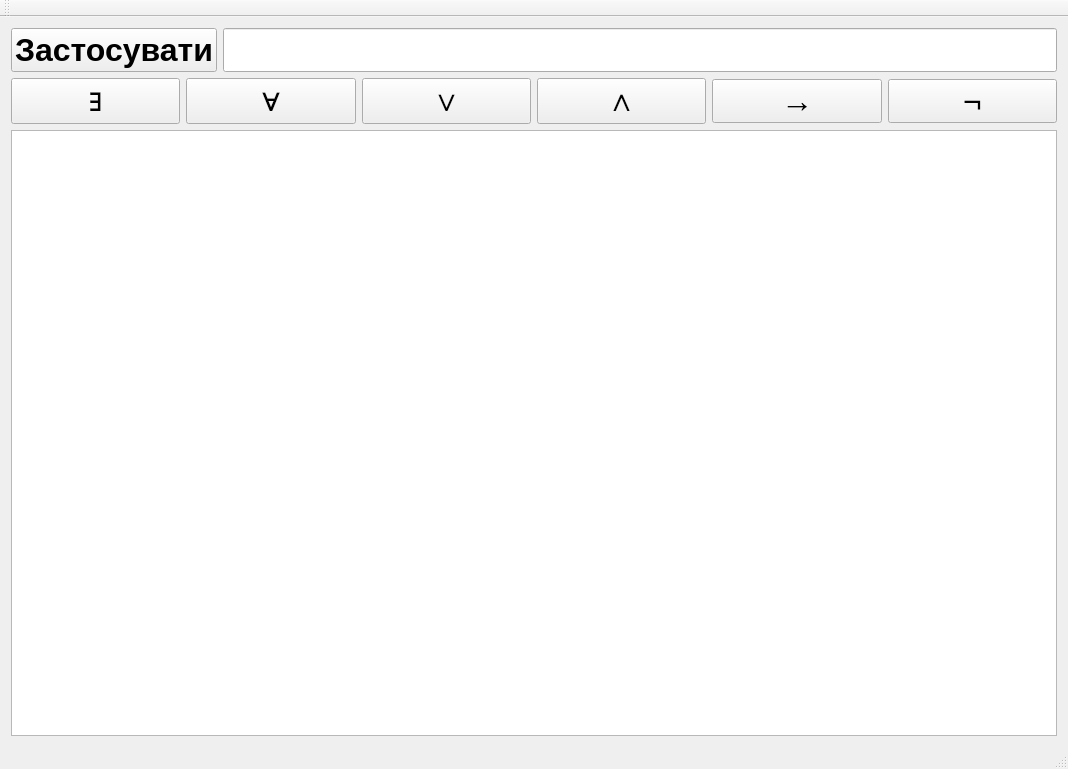
<?xml version="1.0" encoding="UTF-8"?>
<ui version="4.0">
 <class>RMWorkerClass</class>
 <widget class="QMainWindow" name="RMWorkerClass">
  <property name="geometry">
   <rect>
    <x>0</x>
    <y>0</y>
    <width>1068</width>
    <height>769</height>
   </rect>
  </property>
  <property name="windowTitle">
   <string>RMWorker</string>
  </property>
  <widget class="QWidget" name="centralWidget">
   <layout class="QVBoxLayout" name="verticalLayout">
    <item>
     <layout class="QHBoxLayout" name="horizontalLayout">
      <item>
       <widget class="QPushButton" name="todoPushButton">
        <property name="font">
         <font>
          <family>Arial</family>
          <pointsize>24</pointsize>
          <weight>75</weight>
          <bold>true</bold>
         </font>
        </property>
        <property name="text">
         <string>Застосувати</string>
        </property>
       </widget>
      </item>
      <item>
       <widget class="QLineEdit" name="inputLine">
        <property name="font">
         <font>
          <family>Arial</family>
          <pointsize>24</pointsize>
         </font>
        </property>
        <property name="text">
         <string/>
        </property>
       </widget>
      </item>
     </layout>
    </item>
    <item>
     <layout class="QHBoxLayout" name="horizontalLayout_2">
      <item>
       <widget class="QPushButton" name="existButton">
        <property name="font">
         <font>
          <family>Arial</family>
          <pointsize>24</pointsize>
          <weight>50</weight>
          <bold>false</bold>
         </font>
        </property>
        <property name="text">
         <string>∃</string>
        </property>
       </widget>
      </item>
      <item>
       <widget class="QPushButton" name="foranyButton">
        <property name="font">
         <font>
          <family>Arial</family>
          <pointsize>24</pointsize>
          <weight>50</weight>
          <bold>false</bold>
         </font>
        </property>
        <property name="text">
         <string>∀</string>
        </property>
       </widget>
      </item>
      <item>
       <widget class="QPushButton" name="disjunctionButton">
        <property name="font">
         <font>
          <family>Arial</family>
          <pointsize>24</pointsize>
          <weight>50</weight>
          <bold>false</bold>
         </font>
        </property>
        <property name="text">
         <string>∨</string>
        </property>
       </widget>
      </item>
      <item>
       <widget class="QPushButton" name="conjunctionButton">
        <property name="font">
         <font>
          <family>Arial</family>
          <pointsize>24</pointsize>
          <weight>50</weight>
          <bold>false</bold>
         </font>
        </property>
        <property name="text">
         <string>∧</string>
        </property>
       </widget>
      </item>
      <item>
       <widget class="QPushButton" name="implicationButton">
        <property name="font">
         <font>
          <family>Arial</family>
          <pointsize>24</pointsize>
          <weight>50</weight>
          <bold>false</bold>
         </font>
        </property>
        <property name="text">
         <string>→</string>
        </property>
       </widget>
      </item>
      <item>
       <widget class="QPushButton" name="negationButton">
        <property name="font">
         <font>
          <family>Arial</family>
          <pointsize>24</pointsize>
          <weight>50</weight>
          <bold>false</bold>
         </font>
        </property>
        <property name="text">
         <string>¬</string>
        </property>
       </widget>
      </item>
     </layout>
    </item>
    <item>
     <widget class="QTextBrowser" name="textInfo">
      <property name="font">
       <font>
        <family>Arial</family>
        <pointsize>16</pointsize>
       </font>
      </property>
     </widget>
    </item>
   </layout>
  </widget>
  <widget class="QMenuBar" name="menuBar">
   <property name="geometry">
    <rect>
     <x>0</x>
     <y>0</y>
     <width>1068</width>
     <height>26</height>
    </rect>
   </property>
  </widget>
  <widget class="QToolBar" name="mainToolBar">
   <attribute name="toolBarArea">
    <enum>TopToolBarArea</enum>
   </attribute>
   <attribute name="toolBarBreak">
    <bool>false</bool>
   </attribute>
  </widget>
  <widget class="QStatusBar" name="statusBar"/>
 </widget>
 <layoutdefault spacing="6" margin="11"/>
 <resources>
  <include location="RMWorker.qrc"/>
 </resources>
 <connections/>
</ui>
